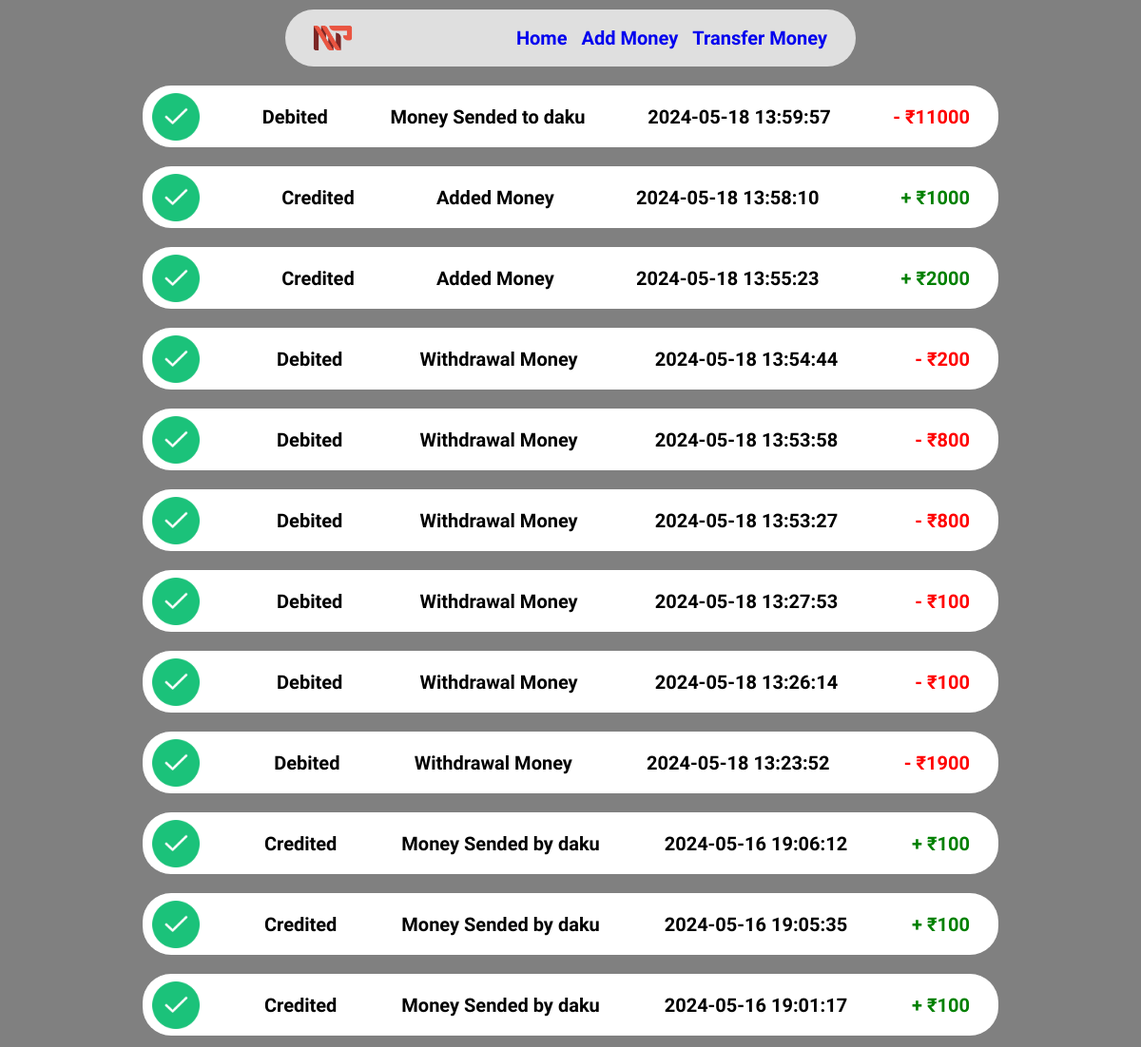
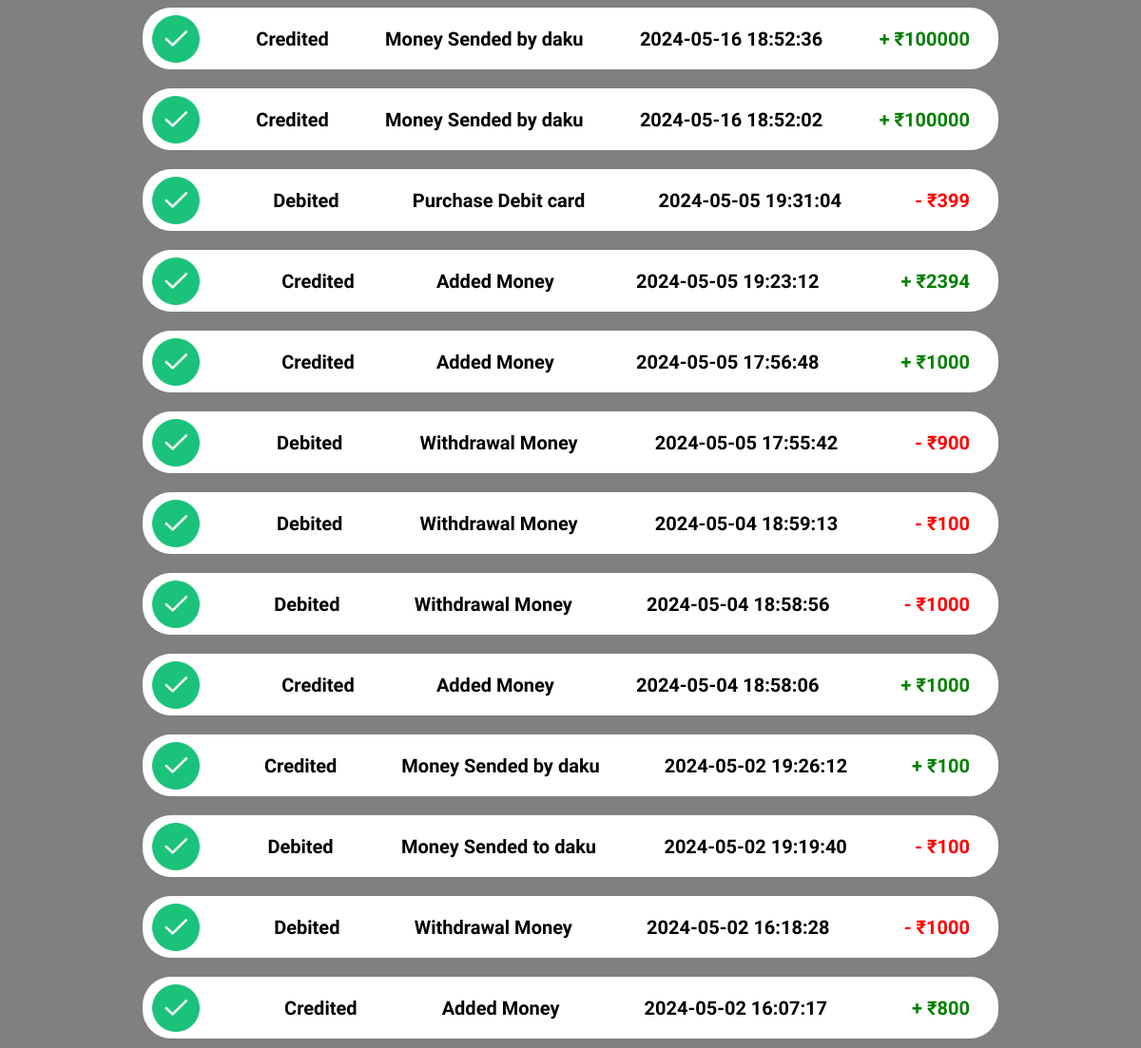
/history.php (signed in), run on the app's committed database (2 pictures, top to bottom).
### tables this page shows
CREATE TABLE `history` (
  `account_id` int(11) NOT NULL,
  `paymant_status` varchar(255) NOT NULL,
  `desc` varchar(255) NOT NULL,
  `time` datetime NOT NULL DEFAULT current_timestamp(),
  `amount` bigint(20) NOT NULL
);

### history.php (the view, shortened to what this page needs)
<?php
    include "templets/_dbconnect.php";
    if(!isset($_SESSION["login"])){
        header("location: login.php");
    }
    else{
        $id = $_SESSION['id'];
    }
?>
<!DOCTYPE html>
<html lang="en">
<head>
    <link rel="stylesheet" href="style/_nav.css">
    <link rel="stylesheet" href="style/history.css">
</head>
<body>
   <?php
        include "templets/_nav.php";
   ?>
   <div class="history_table">
        <?php
            $select_history = "SELECT * FROM `history` WHERE `account_id` = '$id' ORDER BY time DESC;";
            $selected_result = mysqli_query($conn, $select_history);
            $select_row = mysqli_num_rows($selected_result);
            if($select_row > 0){
                while($row = mysqli_fetch_assoc($selected_result)){
                    echo '
                        <div class="line">
                        <img src="pic/success.png" id="img_status">
                        <p class="payment_status">'.$row["paymant_status"].'</p>
                        <p class="desc">'.$row["desc"].'</p>
                        <p class="time">'.$row["time"].'</p>
                    ';
                    if($row["paymant_status"] == "Credited"){
                        echo '
                            <p class="amount" style="color: green;">+ &#8377;'.$row["amount"].'</p>
                        ';
                    }else{
                        echo '
                            <p class="amount" style="color: red;">- &#8377;'.$row["amount"].'</p>
                        ';
                    }
                    echo '
                        </div>
                    ';
                }
            }
        ?>
    </div>
</body>
</html>

### templets/_nav.php
<?php
    echo '
        <div class="nav_line">
            <div class="nav">
            <img src="pic/logo.png" id="pic_logo">
                <div class="line_link">
                    <a href="index.php" class="link">Home</a>
                    <a href="add_money.php" class="link">Add Money</a>
                    <a href="transfer.php" class="link">Transfer Money</a>
                </div>
            </div>
        </div>
    ';
?>

### style/_nav.css (style rules this page uses)
.nav_line { display: flex; justify-content: center; position: sticky; top: 10px; }
.nav { display: flex; justify-content: space-between; height: 60px; width: 600px; background-color: rgba(255, 255, 255, 0.750); border-radius: 40px; }
#pic_logo { height: 60px; margin-left: 10px; cursor: progress; }
.line_link { display: flex; margin-right: 30px; align-items: center; font-size: 20px; font-weight: 600; }
.link { margin-left: 15px; text-decoration: none; }

### style/history.css (style rules this page uses)
* { margin: 0; padding: 0; font-family: "Dosis", sans-serif; }
body { height: 100vh; background-color: gray; }
.history_table { display: flex; flex-direction: column; align-items: center; justify-content: center; margin: 20px; }
.line { display: flex; align-items: center; justify-content: space-between; background-color: #fff; border-radius: 30px; height: 65px; width: 900px; margin: 10px; }
#img_status { height: 50px; margin: 10px; }
.amount { font-size: 20px; font-weight: 800; margin: 10px; margin-right: 30px; }
.payment_status { font-size: 20px; font-weight: 800; margin: 10px; }
.time { margin: 10px; font-size: 20px; font-weight: 800; }
.desc { font-size: 20px; font-weight: 800; margin: 10px; }

### data on the page
history: paymant_status "Debited", desc "Money Sended to daku", time "2024-05-18 13:59:57", amount "11000"
history: paymant_status "Credited", desc "Added Money", time "2024-05-18 13:58:10", amount "1000"
history: paymant_status "Credited", desc "Added Money", time "2024-05-18 13:55:23", amount "2000"
history: paymant_status "Debited", desc "Withdrawal Money", time "2024-05-18 13:54:44", amount "200"
history: paymant_status "Debited", desc "Withdrawal Money", time "2024-05-18 13:53:58", amount "800"
history: paymant_status "Debited", desc "Withdrawal Money", time "2024-05-18 13:53:27", amount "800"
history: paymant_status "Debited", desc "Withdrawal Money", time "2024-05-18 13:27:53", amount "100"
history: paymant_status "Debited", desc "Withdrawal Money", time "2024-05-18 13:26:14", amount "100"
history: paymant_status "Debited", desc "Withdrawal Money", time "2024-05-18 13:23:52", amount "1900"
history: paymant_status "Credited", desc "Money Sended by daku", time "2024-05-16 19:06:12", amount "100"
history: paymant_status "Credited", desc "Money Sended by daku", time "2024-05-16 19:05:35", amount "100"
history: paymant_status "Credited", desc "Money Sended by daku", time "2024-05-16 19:01:17", amount "100"
history: paymant_status "Credited", desc "Money Sended by daku", time "2024-05-16 18:52:36", amount "100000"
history: paymant_status "Credited", desc "Money Sended by daku", time "2024-05-16 18:52:02", amount "100000"
history: paymant_status "Debited", desc "Purchase Debit card", time "2024-05-05 19:31:04", amount "399"
history: paymant_status "Credited", desc "Added Money", time "2024-05-05 19:23:12", amount "2394"
history: paymant_status "Credited", desc "Added Money", time "2024-05-05 17:56:48", amount "1000"
history: paymant_status "Debited", desc "Withdrawal Money", time "2024-05-05 17:55:42", amount "900"
history: paymant_status "Debited", desc "Withdrawal Money", time "2024-05-04 18:59:13", amount "100"
history: paymant_status "Debited", desc "Withdrawal Money", time "2024-05-04 18:58:56", amount "1000"
history: paymant_status "Credited", desc "Added Money", time "2024-05-04 18:58:06", amount "1000"
history: paymant_status "Credited", desc "Money Sended by daku", time "2024-05-02 19:26:12", amount "100"
history: paymant_status "Debited", desc "Money Sended to daku", time "2024-05-02 19:19:40", amount "100"
history: paymant_status "Debited", desc "Withdrawal Money", time "2024-05-02 16:18:28", amount "1000"
history: paymant_status "Credited", desc "Added Money", time "2024-05-02 16:07:17", amount "800"
